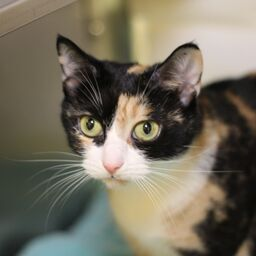
#> input picture test_image.jpg, 256 x 256 px
$ python quadrant.py
#> lines starting #> are read from the running program, lines starting #| are printed output that depends on the picture
from PIL import Image

def off(pixels, channel_off):
    rgb = image.getpixel(pixels)
    rgb = list(rgb)
    rgb[channel_off] = 0
    rgb = tuple(rgb)
    return rgb

image = Image.open("test_image.jpg")
#> image is the input picture: PIL image 256x256 RGB; mean R, G, B 116.5, 110.1, 94.3

width = image.size[0]
#> width = 256
height = image.size[1]
#> height = 256

for x in range(width):
    for y in range(height):
        if x <= (width/2) and y <= (height/2):
            no_red = off((x,y), 0)
            image.putpixel((x,y), no_red)
        elif x > (width/2) and y > (height/2):
            no_red = off((x,y), 0)
            image.putpixel((x,y), no_red)
            no_rb = off((x,y), 2)
            image.putpixel((x,y), no_rb)
        elif x <= (width/2) and y > (height/2):
            no_green = off((x,y), 1)
            image.putpixel((x,y), no_green)
#> this loop made 256 passes
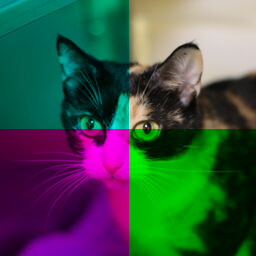
#> image: PIL image 256x256 RGB; mean R, G, B 61.7, 82.2, 72.3


image.save("quadrant_image.png")

$ run again, with baboon.png saved as test_image.jpg
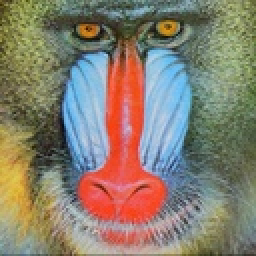
#> input picture baboon.png, 128 x 128 px (shown 2 times larger)
#> image is the input picture: PIL image 128x128 RGB; mean R, G, B 135.8, 127.2, 111.5
#> the loop `for x in range(width):` made 128 passes
#> after the loop `for x in range(width):`:
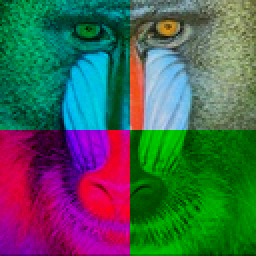
#> image: PIL image 128x128 RGB (shown 2 times larger); mean R, G, B 71.7, 95.2, 83.5
